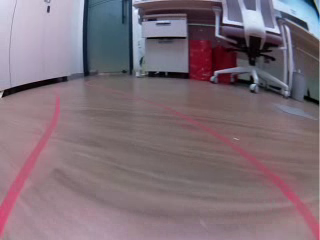
#> input picture frame 19 of robotSensor_kg/python/car_video.avi, 320 x 240 px
$ python cv_lane_detect.py
#> lines starting #> are read from the running program, lines starting #| are printed output that depends on the picture; after the words box and inside, x2 and y2 are one past the last pixel; in counts of white or black regions, pixels touching at a corner belong together
### robotSensor_kg/python/jd_opencv_lane_detect.py
'''
MIT License

Copyright (c) 2024 JD edu. http://jdedu.kr author: conner.jeong@gmail.com

Permission is hereby granted, free of charge, to any person obtaining a copy
of this software and associated documentation files (the "Software"), to deal
in the Software without restriction, including without limitation the rights
to use, copy, modify, merge, publish, distribute, sublicense, and/or sell
copies of the Software, and to permit persons to whom the Software is
furnished to do so, subject to the following conditions:

The above copyright notice and this permission notice shall be included in all
copies or substantial portions of the Software.

THE SOFTWARE IS PROVIDED "AS IS", WITHOUT WARRANTY OF ANY KIND, EXPRESS OR
IMPLIED, INCLUDING BUT NOT LIMITED TO THE WARRANTIES OF MERCHANTABILITY,
FITNESS FOR A PARTICULAR PURPOSE AND NONINFRINGEMENT. IN NO EVENT SHALL THE
AUTHORS OR COPYRIGHT HOLDERS BE LIABLE FOR ANY CLAIM, DAMAGES OR OTHER
LIABILITY, WHETHER IN AN ACTION OF CONTRACT, TORT OR OTHERWISE, ARISING FROM,
OUT OF OR IN CONNECTION WITH THE SOFTWARE OR THE USE OR OTHER DEALINGS IN TH
SOFTWARE.
'''

import cv2
import numpy as np
import logging
import math
import datetime
import sys

show_image = False
class JdOpencvLaneDetect(object):
    def __init__(self):
        self.curr_steering_angle = 90

    def get_lane(self, frame):
        show_image("orignal", frame)
        lane_lines, frame = detect_lane(frame)
        return lane_lines, frame

    def get_steering_angle(self, img_lane, lane_lines):
        if len(lane_lines) == 0:
            return 0, None
        new_steering_angle = compute_steering_angle(img_lane, lane_lines)
        self.curr_steering_angle = stabilize_steering_angle(self.curr_steering_angle, new_steering_angle, len(lane_lines))

        curr_heading_image = display_heading_line(img_lane, self.curr_steering_angle)
        show_image("heading", curr_heading_image)

        return self.curr_steering_angle, curr_heading_image

############################
# Frame processing steps
############################
def detect_lane(frame):
    logging.debug('detecting lane lines...')
    edges = detect_edges(frame)
    show_image('edges', edges)

    cropped_edges = region_of_interest(edges)
    show_image('edges cropped', cropped_edges, True)

    line_segments = detect_line_segments(cropped_edges)
    line_segment_image = display_lines(frame, line_segments)
    show_image("line segments", line_segment_image)

    lane_lines = average_slope_intercept(frame, line_segments)
    lane_lines_image = display_lines(frame, lane_lines)
    show_image("lane lines images", lane_lines_image)

    return lane_lines, lane_lines_image

'''
To improve red line detection
1. change hue value: lower_red1[0], upper_red1[0], lower_red2[0], upper_red2[0]
recommand values are 170 ~ 180 and 0 ~ 30. we use 2 masks.
2. change saturation value: lower_red1[1], lower_red2[1]
recommand values: 70 ~ 100
3. change value value: lower_red1[1], lower_red2[1]
recommand values: 30 ~ 100
'''
def detect_edges(frame):
    # filter for red lane lines
    hsv = cv2.cvtColor(frame, cv2.COLOR_BGR2HSV)
    show_image("hsv", hsv)
    # red
    lower_red1 = np.array([0, 50, 50])
    upper_red1 = np.array([40, 255, 255])
    mask1 = cv2.inRange(hsv, lower_red1, upper_red1)
    lower_red2 = np.array([160, 50, 50])
    upper_red2 = np.array([180, 255, 255])
    mask2 = cv2.inRange(hsv, lower_red2, upper_red2)
    mask = mask1+mask2


    show_image("blue mask", mask, True)

    # detect edges
    edges = cv2.Canny(mask, 200, 400)
    show_image("blue edge", edges)

    return edges

def region_of_interest(canny):
    height, width = canny.shape
    mask = np.zeros_like(canny)

    # only focus bottom half of the screen

    polygon = np.array([[
        (0, height*(1/2)),
        (width, height*(1/2)),
        (width, height),
        (0, height),
    ]], np.int32)
    cv2.fillPoly(mask, polygon, 255)
    show_image("mask", mask)
    masked_image = cv2.bitwise_and(canny, mask)
    return masked_image

def detect_line_segments(cropped_edges):
    # tuning min_threshold, minLineLength, maxLineGap is a trial and error process by hand
    rho = 1  # precision in pixel, i.e. 1 pixel
    angle = np.pi / 180  # degree in radian, i.e. 1 degree
    min_threshold = 10  # minimal of votes
    line_segments = cv2.HoughLinesP(cropped_edges, rho, angle, min_threshold, np.array([]), minLineLength=15, maxLineGap=4)

    if line_segments is not None:
        for line_segment in line_segments:
            logging.debug('detected line_segment:')
            logging.debug("%s of length %s" % (line_segment, length_of_line_segment(line_segment[0])))

    return line_segments


def average_slope_intercept(frame, line_segments):
    """
    This function combines line segments into one or two lane lines
    If all line slopes are < 0: then we only have detected left lane
    If all line slopes are > 0: then we only have detected right lane
    """
    lane_lines = []
    if line_segments is None:
        logging.info('No line_segment segments detected')
        return lane_lines

    height, width, _ = frame.shape
    left_fit = []
    right_fit = []

    boundary = 1/3
    left_region_boundary = width * (1 - boundary)  # left lane line segment should be on left 2/3 of the screen
    right_region_boundary = width * boundary # right lane line segment should be on left 2/3 of the screen

    for line_segment in line_segments:
        for x1, y1, x2, y2 in line_segment:
            if x1 == x2:
                logging.info('skipping vertical line segment (slope=inf): %s' % line_segment)
                continue
            fit = np.polyfit((x1, x2), (y1, y2), 1)
            slope = fit[0]
            intercept = fit[1]
            if slope < 0:
                if x1 < left_region_boundary and x2 < left_region_boundary:
                    #left_fit.append((slope, intercept))
                    if slope < -0.75:
                        #print("left points:", x1, x2, y1, y2)
                        #print("left slope", slope, "intercepts:", intercept)
                        left_fit.append((slope, intercept))
            else:
                if x1 > right_region_boundary and x2 > right_region_boundary:
                    #right_fit.append((slope, intercept))
                    if slope > 0.75:
                        #print("right points:", x1, x2, y1, y2)
                        #print("right slope", slope, "intercepts:", intercept)
                        right_fit.append((slope, intercept))

    left_fit_average = np.average(left_fit, axis=0)
    if len(left_fit) > 0:
        lane_lines.append(make_points(frame, left_fit_average))

    right_fit_average = np.average(right_fit, axis=0)
    if len(right_fit) > 0:
        lane_lines.append(make_points(frame, right_fit_average))

    logging.debug('lane lines: %s' % lane_lines)  # [[[316, 720, 484, 432]], [[1009, 720, 718, 432]]]

    return lane_lines


def compute_steering_angle(frame, lane_lines):
    """ Find the steering angle based on lane line coordinate
        We assume that camera is calibrated to point to dead center
    """
    if len(lane_lines) == 0:
        logging.info('No lane lines detected, do nothing')
        return -90

    height, width, _ = frame.shape
    if len(lane_lines) == 1:
        logging.debug('Only detected one lane line, just follow it. %s' % lane_lines[0])
        x1, _, x2, _ = lane_lines[0][0]
        x_offset = x2 - x1
    else:
        _, _, left_x2, _ = lane_lines[0][0]
        _, _, right_x2, _ = lane_lines[1][0]
        camera_mid_offset_percent = 0.02 # 0.0 means car pointing to center, -0.03: car is centered to left, +0.03 means car pointing to right
        mid = int(width / 2 * (1 + camera_mid_offset_percent))
        x_offset = (left_x2 + right_x2) / 2 - mid

    # find the steering angle, which is angle between navigation direction to end of center line
    y_offset = int(height / 2)

    angle_to_mid_radian = math.atan(x_offset / y_offset)  # angle (in radian) to center vertical line
    angle_to_mid_deg = int(angle_to_mid_radian * 180.0 / math.pi)  # angle (in degrees) to center vertical line
    steering_angle = angle_to_mid_deg + 90  # this is the steering angle needed by picar front wheel

    logging.debug('new steering angle: %s' % steering_angle)
    return steering_angle


def stabilize_steering_angle(curr_steering_angle, new_steering_angle, num_of_lane_lines, max_angle_deviation_two_lines=5, max_angle_deviation_one_lane=1):
    """
    Using last steering angle to stabilize the steering angle
    This can be improved to use last N angles, etc
    if new angle is too different from current angle, only turn by max_angle_deviation degrees
    """
    if num_of_lane_lines == 2 :
        # if both lane lines detected, then we can deviate more
        max_angle_deviation = max_angle_deviation_two_lines
    else :
        # if only one lane detected, don't deviate too much
        max_angle_deviation = max_angle_deviation_one_lane

    angle_deviation = new_steering_angle - curr_steering_angle
    if abs(angle_deviation) > max_angle_deviation:
        stabilized_steering_angle = int(curr_steering_angle
                                        + max_angle_deviation * angle_deviation / abs(angle_deviation))
    else:
        stabilized_steering_angle = new_steering_angle
    logging.info('Proposed angle: %s, stabilized angle: %s' % (new_steering_angle, stabilized_steering_angle))
    return stabilized_steering_angle


"""
  Utility Functions
"""
def display_lines(frame, lines, line_color=(0, 255, 0), line_width=10):
    line_image = np.zeros_like(frame)
    if lines is not None:
        for line in lines:
            for x1, y1, x2, y2 in line:
                cv2.line(line_image, (x1, y1), (x2, y2), line_color, line_width)
    line_image = cv2.addWeighted(frame, 0.8, line_image, 1, 1)
    return line_image


def display_heading_line(frame, steering_angle, line_color=(0, 0, 255), line_width=5, ):
    heading_image = np.zeros_like(frame)
    height, width, _ = frame.shape

    # figure out the heading line from steering angle
    # heading line (x1,y1) is always center bottom of the screen
    # (x2, y2) requires a bit of trigonometry

    # Note: the steering angle of:
    # 0-89 degree: turn left
    # 90 degree: going straight
    # 91-180 degree: turn right
    steering_angle_radian = steering_angle / 180.0 * math.pi
    x1 = int(width / 2)
    y1 = height
    x2 = int(x1 - height / 2 / math.tan(steering_angle_radian))
    y2 = int(height / 2)

    cv2.line(heading_image, (x1, y1), (x2, y2), line_color, line_width)
    heading_image = cv2.addWeighted(frame, 0.8, heading_image, 1, 1)

    return heading_image


def length_of_line_segment(line):
    x1, y1, x2, y2 = line
    return math.sqrt((x2 - x1) ** 2 + (y2 - y1) ** 2)


def show_image(title, frame, show=show_image):
    if show:
        cv2.imshow(title, frame)


def make_points(frame, line):
    height, width, _ = frame.shape
    slope, intercept = line
    y1 = height  # bottom of the frame
    y2 = int(y1 * 1 / 2)  # make points from middle of the frame down

    # bound the coordinates within the frame
    x1 = max(-width, min(2 * width, int((y1 - intercept) / slope)))
    x2 = max(-width, min(2 * width, int((y2 - intercept) / slope)))
    return [[x1, y1, x2, y2]]

### robotSensor_kg/python/cv_lane_detect.py
import cv2
import time
import os
from jd_opencv_lane_detect import JdOpencvLaneDetect

# OpenCV line detector object
cv_detector = JdOpencvLaneDetect()

# Camera object: reading image from camera
cap = cv2.VideoCapture("car_video.avi")
# Setting camera resolution as 320x240
cap.set(3, 320)
cap.set(4, 240)


# real driving routine
while True:
    time.sleep(0.1)
    ret, img_org = cap.read()
#> img_org is the input picture: shape (240, 320, 3); mean B, G, R 120.3, 110.9, 126.9
    if ret:
        # Find lane angle
        lanes, img_lane = cv_detector.get_lane(img_org)
#> in detect_edges, `hsv = cv2.cvtColor(frame, cv2.COLOR_BGR2HSV)`: hsv: shape (240, 320, 3); mean H, S, V 128.4, 50.9, 133.4
#> in detect_edges, `mask1 = cv2.inRange(hsv, lower_red1, upper_red1)`:
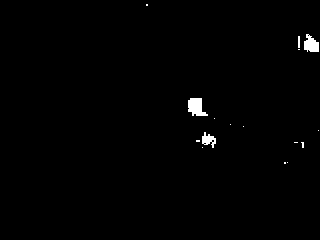
#> mask1: shape (240, 320); 0.82% white; 16 white regions (12 under 20 px), largest, box (x1, y1, x2, y2) and area: (188, 98, 208, 116) 247, (304, 34, 319, 52) 192, (202, 132, 216, 148) 123, (298, 36, 300, 48) 24
#> in detect_edges, `mask2 = cv2.inRange(hsv, lower_red2, upper_red2)`:
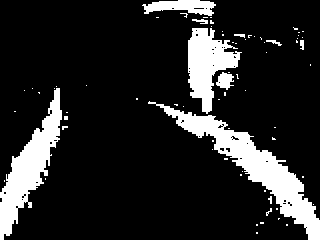
#> mask2: shape (240, 320); 15.2% white; 72 white regions (62 under 20 px), largest, box (x1, y1, x2, y2) and area: (148, 101, 320, 240) 4645, (0, 88, 62, 240) 3310, (188, 28, 242, 114) 2390
#> in detect_edges, `mask = mask1+mask2`: mask: shape (240, 320); 16.1% white; 75 white regions (66 under 20 px), largest, box (x1, y1, x2, y2) and area: (148, 28, 320, 240) 7414, (0, 88, 62, 240) 3310, (142, 0, 216, 16) 742
#> in detect_edges, `edges = cv2.Canny(mask, 200, 400)`: edges: shape (240, 320); 2.6% white in thin lines or dots
#> in region_of_interest, `cv2.fillPoly(mask, polygon, 255)`:
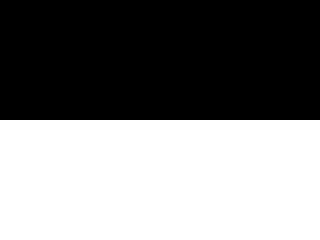
#> mask: shape (240, 320); 50% white; 1 white region, box (x1, y1, x2, y2) and area: (0, 120, 320, 240) 38400
#> in region_of_interest, `masked_image = cv2.bitwise_and(canny, mask)`:
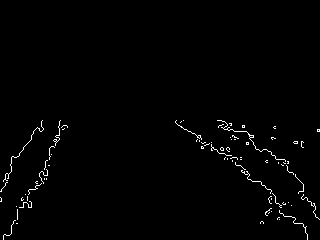
#> masked_image: shape (240, 320); 1.2% white in thin lines or dots, all inside (x1, y1, x2, y2) = (0, 120, 320, 240)
#> in detect_line_segments, `line_segments = cv2.HoughLinesP(cropped_edges, rho, angle, min_thresho..`: line_segments = [[53, 146, 64, 125], [197, 137, 222, 153], [34, 189, 41, 171], [220, 149, 249, 174], [22, 207, 30, 189], [0, 191, 10, 172], [223, 149, 237, 165]]
#> the loop in detect_line_segments, `for line_segment in line_segments:` made 7 passes
#> the loop in display_lines, `for line in lines:` made 7 passes
#> the loop in average_slope_intercept, `for line_segment in line_segments:` made 7 passes
#> after the loop in average_slope_intercept, `for line_segment in line_segments:`: left_fit = [(-1.91, 247.2), (-2.57, 276.4), (-2.25, 256.5), (-1.9, 191)]; right_fit = [(0.862, -40.66), (1.14, -105.9)]
#> in average_slope_intercept, `left_fit_average = np.average(left_fit, axis=0)`: left_fit_average = [-2.16, 242.8]
#> in make_points, `slope, intercept = line`: slope = -2.16; intercept = 242.8
#> in make_points, `x1 = max(-width, min(2 * width, int((y1 - intercept) / slope)))`: x1 = 1
#> in make_points, `x2 = max(-width, min(2 * width, int((y2 - intercept) / slope)))`: x2 = 56
#> in average_slope_intercept, `right_fit_average = np.average(right_fit, axis=0)`: right_fit_average = [1, -73.26]
#> in detect_lane, `lane_lines = average_slope_intercept(frame, line_segments)`: lane_lines = [[[1, 240, 56, 120]], [[312, 240, 192, 120]]]
#> call 2 of display_lines, with line_color = (0, 255, 0), line_width = 10
#> the loop in display_lines (call 2), `for line in lines:` made 2 passes
#> after the loop in display_lines (call 2), `for line in lines:`:
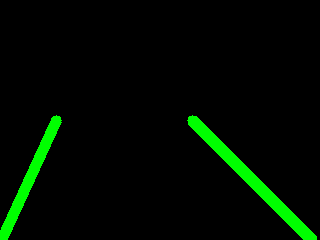
#> line_image: shape (240, 320, 3); mean B, G, R 0, 11.7, 0
#> in display_lines (call 2), `line_image = cv2.addWeighted(frame, 0.8, line_image, 1, 1)`:
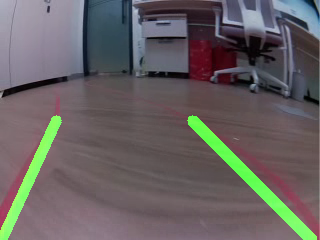
#> line_image: shape (240, 320, 3); mean B, G, R 97.3, 97.3, 102.5
#> lanes = [[[1, 240, 56, 120]], [[312, 240, 192, 120]]]
        angle, img_angle = cv_detector.get_steering_angle(img_lane, lanes)
#> in compute_steering_angle, `_, _, left_x2, _ = lane_lines[0][0]`: left_x2 = 56
#> in compute_steering_angle, `_, _, right_x2, _ = lane_lines[1][0]`: right_x2 = 192
#> in compute_steering_angle, `x_offset = (left_x2 + right_x2) / 2 - mid`: x_offset = -39
#> in compute_steering_angle, `angle_to_mid_radian = math.atan(x_offset / y_offset)`: angle_to_mid_radian = -0.314
#> in compute_steering_angle, `angle_to_mid_deg = int(angle_to_mid_radian * 180.0 / math.pi)`: angle_to_mid_deg = -18
#> in compute_steering_angle, `steering_angle = angle_to_mid_deg + 90`: steering_angle = 72
#> in stabilize_steering_angle, `angle_deviation = new_steering_angle - curr_steering_angle`: angle_deviation = -18
#> in stabilize_steering_angle, `stabilized_steering_angle = int(curr_steering_angle + max_angle_deviat..`: stabilized_steering_angle = 85
#> in display_heading_line, `steering_angle_radian = steering_angle / 180.0 * math.pi`: steering_angle_radian = 1.48
#> in display_heading_line, `x2 = int(x1 - height / 2 / math.tan(steering_angle_radian))`: x2 = 149
#> in display_heading_line, `heading_image = cv2.addWeighted(frame, 0.8, heading_image, 1, 1)`:
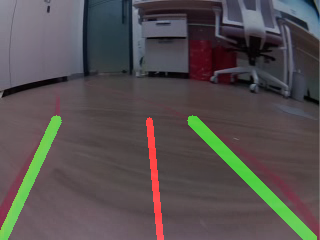
#> heading_image: shape (240, 320, 3); mean B, G, R 78.8, 78.9, 84.9
#> angle = 85
        if img_angle is None:
            print("can't find lane...")
            pass
        else:
            cv2.imshow('lane', img_angle)
            print(angle)
#| 85

        if cv2.waitKey(1) & 0xFF == ord('q'):
#> (key q is pressed here)
            break
    else:
        print("cap error")

cap.release()
cv2.destroyAllWindows()

$ run again, starting later in the video
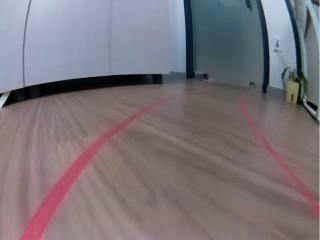
#> input picture frame 85 of robotSensor_kg/python/car_video.avi, 320 x 240 px
#> img_org is the input picture: shape (240, 320, 3); mean B, G, R 121.2, 115.2, 123.4
#> hsv: shape (240, 320, 3); mean H, S, V 81.4, 50.8, 134.1
#> in detect_edges, `mask1 = cv2.inRange(hsv, lower_red1, upper_red1)`:
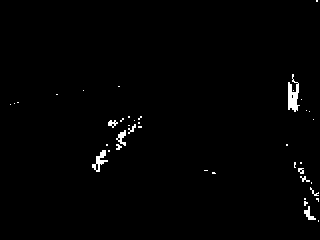
#> mask1: shape (240, 320); 1.1% white; 41 white regions (31 under 20 px), largest, box (x1, y1, x2, y2) and area: (288, 74, 300, 112) 254, (92, 150, 108, 172) 137, (116, 130, 126, 146) 77
#> mask2: shape (240, 320); 7.5% white; 22 white regions (19 under 20 px), largest, box (x1, y1, x2, y2) and area: (12, 98, 170, 240) 4011, (238, 96, 320, 220) 1666, (122, 136, 126, 142) 20
#> edges: shape (240, 320); 1.5% white in thin lines or dots
#> masked_image: shape (240, 320); 1% white in thin lines or dots, all inside (x1, y1, x2, y2) = (12, 120, 320, 240)
#> in detect_line_segments, `line_segments = cv2.HoughLinesP(cropped_edges, rho, angle, min_thresho..`: line_segments = [[249, 130, 265, 150], [56, 173, 76, 152], [275, 182, 297, 191], [70, 159, 87, 141], [269, 142, 287, 159], [75, 146, 93, 139], [63, 211, 72, 196], [295, 202, 308, 219]]
#> the loop in detect_line_segments, `for line_segment in line_segments:` made 8 passes
#> the loop in display_lines, `for line in lines:` made 8 passes
#> the loop in average_slope_intercept, `for line_segment in line_segments:` made 8 passes
#> after the loop in average_slope_intercept, `for line_segment in line_segments:`: left_fit = [(-1.05, 231.8), (-1.06, 233.1), (-1.67, 316)]; right_fit = [(1.25, -181.3), (0.944, -112.1), (1.31, -183.8)]
#> left_fit_average = [-1.26, 260.3]
#> slope = -1.26; intercept = 260.3
#> in make_points, `x1 = max(-width, min(2 * width, int((y1 - intercept) / slope)))`: x1 = 16
#> in make_points, `x2 = max(-width, min(2 * width, int((y2 - intercept) / slope)))`: x2 = 111
#> right_fit_average = [1.17, -159]
#> in detect_lane, `lane_lines = average_slope_intercept(frame, line_segments)`: lane_lines = [[[16, 240, 111, 120]], [[341, 240, 239, 120]]]
#> the loop in display_lines (call 2), `for line in lines:` made 2 passes
#> left_x2 = 111
#> right_x2 = 239
#> x_offset = 12
#> angle_to_mid_radian = 0.0997
#> angle_to_mid_deg = 5
#> steering_angle = 95
#> angle_deviation = 5
#> stabilized_steering_angle = 95
#> steering_angle_radian = 1.66
#> in display_heading_line, `x2 = int(x1 - height / 2 / math.tan(steering_angle_radian))`: x2 = 170
#> in display_heading_line, `heading_image = cv2.addWeighted(frame, 0.8, heading_image, 1, 1)`:
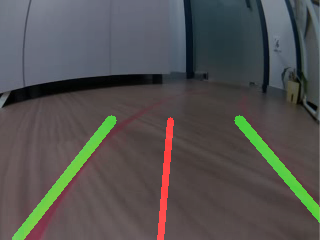
#> heading_image: shape (240, 320, 3); mean B, G, R 79.4, 81.1, 82.6
#> angle = 95
#| 95

$ run again, starting later in the video
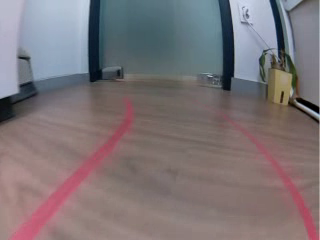
#> input picture frame 152 of robotSensor_kg/python/car_video.avi, 320 x 240 px
#> img_org is the input picture: shape (240, 320, 3); mean B, G, R 118.8, 115.6, 124.8
#> hsv: shape (240, 320, 3); mean H, S, V 62, 52, 134.5
#> in detect_edges, `mask1 = cv2.inRange(hsv, lower_red1, upper_red1)`:
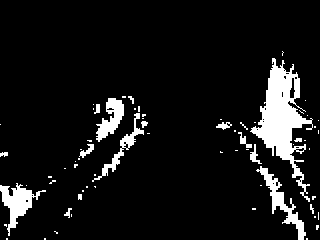
#> mask1: shape (240, 320); 8.7% white; 68 white regions (51 under 20 px), largest, box (x1, y1, x2, y2) and area: (250, 58, 313, 202) 3152, (0, 183, 46, 236) 854, (256, 166, 306, 240) 796
#> mask2: shape (240, 320); 8.6% white; 7 white regions (5 under 20 px), largest, box (x1, y1, x2, y2) and area: (8, 96, 136, 240) 4324, (216, 110, 320, 240) 2230
#> edges: shape (240, 320); 2.1% white in thin lines or dots, all inside (x1, y1, x2, y2) = (0, 50, 320, 240)
#> masked_image: shape (240, 320); 1.5% white in thin lines or dots, all inside (x1, y1, x2, y2) = (0, 120, 320, 240)
#> in detect_line_segments, `line_segments = cv2.HoughLinesP(cropped_edges, rho, angle, min_thresho..`: line_segments = [[258, 169, 271, 191], [309, 198, 316, 224], [74, 161, 95, 141], [133, 139, 147, 122], [302, 173, 309, 202], [290, 141, 305, 141], [11, 188, 27, 184], [291, 146, 292, 128], [79, 153, 97, 135]]
#> the loop in detect_line_segments, `for line_segment in line_segments:` made 9 passes
#> the loop in display_lines, `for line in lines:` made 9 passes
#> the loop in average_slope_intercept, `for line_segment in line_segments:` made 9 passes
#> after the loop in average_slope_intercept, `for line_segment in line_segments:`: left_fit = [(-0.952, 231.5), (-1.21, 300.5), (-1, 232)]; right_fit = [(1.69, -267.6), (3.71, -949.7), (4.14, -1078.1)]
#> left_fit_average = [-1.06, 254.7]
#> slope = -1.06; intercept = 254.7
#> in make_points, `x1 = max(-width, min(2 * width, int((y1 - intercept) / slope)))`: x1 = 13
#> in make_points, `x2 = max(-width, min(2 * width, int((y2 - intercept) / slope)))`: x2 = 127
#> right_fit_average = [3.18, -765.2]
#> in detect_lane, `lane_lines = average_slope_intercept(frame, line_segments)`: lane_lines = [[[13, 240, 127, 120]], [[315, 240, 278, 120]]]
#> the loop in display_lines (call 2), `for line in lines:` made 2 passes
#> left_x2 = 127
#> right_x2 = 278
#> x_offset = 39.5
#> angle_to_mid_radian = 0.318
#> angle_to_mid_deg = 18
#> steering_angle = 108
#> angle_deviation = 18
#> stabilized_steering_angle = 95
#> steering_angle_radian = 1.66
#> in display_heading_line, `x2 = int(x1 - height / 2 / math.tan(steering_angle_radian))`: x2 = 170
#> in display_heading_line, `heading_image = cv2.addWeighted(frame, 0.8, heading_image, 1, 1)`:
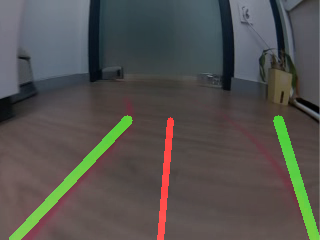
#> heading_image: shape (240, 320, 3); mean B, G, R 77.9, 81.5, 83.5
#> angle = 95
#| 95
